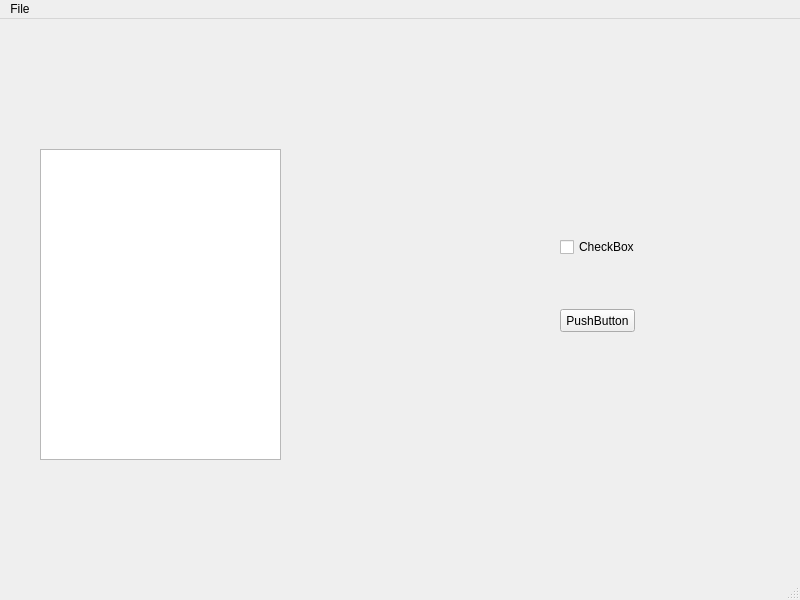
<?xml version="1.0" encoding="UTF-8"?>
<ui version="4.0">
 <class>MainWindow</class>
 <widget class="QMainWindow" name="MainWindow">
  <property name="geometry">
   <rect>
    <x>0</x>
    <y>0</y>
    <width>800</width>
    <height>600</height>
   </rect>
  </property>
  <property name="windowTitle">
   <string>MainWindow</string>
  </property>
  <widget class="QWidget" name="centralwidget">
   <widget class="QPushButton" name="pushButton">
    <property name="geometry">
     <rect>
      <x>560</x>
      <y>290</y>
      <width>75</width>
      <height>23</height>
     </rect>
    </property>
    <property name="text">
     <string>PushButton</string>
    </property>
   </widget>
   <widget class="QCheckBox" name="checkBox">
    <property name="geometry">
     <rect>
      <x>560</x>
      <y>220</y>
      <width>81</width>
      <height>16</height>
     </rect>
    </property>
    <property name="text">
     <string>CheckBox</string>
    </property>
   </widget>
   <widget class="QTreeView" name="treeView">
    <property name="geometry">
     <rect>
      <x>40</x>
      <y>130</y>
      <width>241</width>
      <height>311</height>
     </rect>
    </property>
   </widget>
  </widget>
  <widget class="QMenuBar" name="menubar">
   <property name="geometry">
    <rect>
     <x>0</x>
     <y>0</y>
     <width>800</width>
     <height>21</height>
    </rect>
   </property>
   <widget class="QMenu" name="menuFile">
    <property name="title">
     <string>File</string>
    </property>
    <addaction name="actionOpen"/>
   </widget>
   <addaction name="menuFile"/>
  </widget>
  <widget class="QStatusBar" name="statusbar"/>
  <action name="actionOpen">
   <property name="text">
    <string>Open</string>
   </property>
  </action>
 </widget>
 <resources/>
 <connections/>
</ui>
